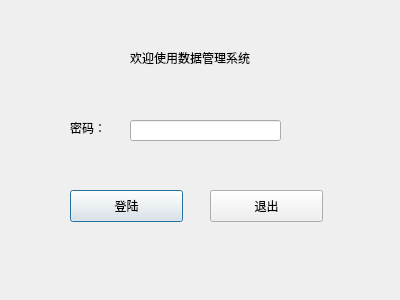
<?xml version="1.0" encoding="UTF-8"?>
<ui version="4.0">
 <class>LoginDialog</class>
 <widget class="QDialog" name="LoginDialog">
  <property name="geometry">
   <rect>
    <x>0</x>
    <y>0</y>
    <width>400</width>
    <height>300</height>
   </rect>
  </property>
  <property name="windowTitle">
   <string>Dialog</string>
  </property>
  <widget class="QPushButton" name="loginBtn">
   <property name="geometry">
    <rect>
     <x>70</x>
     <y>190</y>
     <width>113</width>
     <height>32</height>
    </rect>
   </property>
   <property name="text">
    <string>登陆</string>
   </property>
  </widget>
  <widget class="QPushButton" name="quitBtn">
   <property name="geometry">
    <rect>
     <x>210</x>
     <y>190</y>
     <width>113</width>
     <height>32</height>
    </rect>
   </property>
   <property name="text">
    <string>退出</string>
   </property>
  </widget>
  <widget class="QLabel" name="label">
   <property name="geometry">
    <rect>
     <x>70</x>
     <y>120</y>
     <width>41</width>
     <height>16</height>
    </rect>
   </property>
   <property name="text">
    <string>密码：</string>
   </property>
  </widget>
  <widget class="QLineEdit" name="pwdLineEdit">
   <property name="geometry">
    <rect>
     <x>130</x>
     <y>120</y>
     <width>151</width>
     <height>21</height>
    </rect>
   </property>
   <property name="echoMode">
    <enum>QLineEdit::Password</enum>
   </property>
  </widget>
  <widget class="QLabel" name="label_2">
   <property name="geometry">
    <rect>
     <x>130</x>
     <y>50</y>
     <width>131</width>
     <height>16</height>
    </rect>
   </property>
   <property name="text">
    <string>欢迎使用数据管理系统</string>
   </property>
  </widget>
 </widget>
 <resources/>
 <connections/>
</ui>
